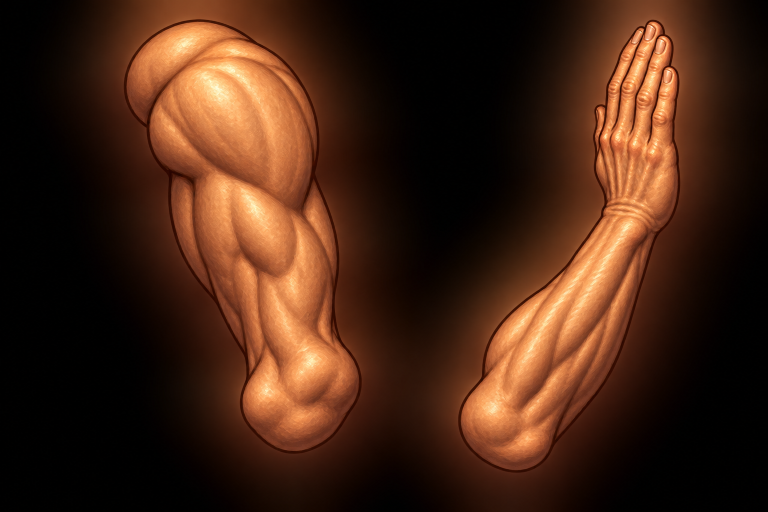
#> input picture waybar/.config/waybar/assets/sisyphus-studies/anatomy-repair-v1/arm-parts.png, 1536 x 1024 px (shown at 1/2 size)
$ python -i build-sisyphus-motion-v3.py   (imports and definitions only)   (older library calls are emulated)
#> lines starting #> are read from the running program, lines starting #| are printed output that depends on the picture
#!/usr/bin/env python3
"""Review-only motion v3: constrained ankles, flexing wrists and flowing hair."""
from pathlib import Path
import math,json,sys,cairo
from PIL import Image
BASE=Path(__file__).resolve().parent.parent/'assets/sisyphus-studies'
OUT=BASE/'anatomy-repair-v1';N=96;SLOPE=20/68;GROUND=345
load=lambda p:cairo.ImageSurface.create_from_png(str(p))
# [3 lines not run here, left out]
# [1 line that did not run here, left out]
left=[];right=[]
# [5 lines not run here, left out]
def smooth(t):
 t=max(0,min(1,t));return t*t*(3-2*t)
def rotate(p,a):
 x,y=p;return (x*math.cos(a)-y*math.sin(a),x*math.sin(a)+y*math.cos(a))
def add(a,b):return (a[0]+b[0],a[1]+b[1])
def sub(a,b):return (a[0]-b[0],a[1]-b[1])
# [34 lines left out: functions rigid, draw_mesh, draw_bone, joint, not called in this run]
CALVES={
 'near':((1150,60,1420,490),(1265,126),(1238,380),474),
 'far':((620,510,900,970),(724,569),(700,850),955),
}
# [1 line not run here, left out]
# [1 line that did not run here, left out]
THIGHS={
 'near':((765,65,975,464),(840,123),(905,409)),
 'far':((180,520,405,945),(258,585),(330,877)),
}
# [45 lines left out: functions footpath, draw_leg, surface_x, draw_arm, not called in this run]
def render(i,w=628):
 phase=(i*2/N)%1;turn=i*math.tau/N
 torso_angle=-.4+.025*math.sin(phase*math.tau*2)
 # Preserve the approved stance and head placement using a clean arm-/leg-free torso.
 body_scale=.15;hip=(267+2*math.sin(phase*math.tau*2),155-18*math.sin(phase*math.tau)**2)
 body=rigid((610,770),hip,torso_angle,body_scale)
 near_shoulder=body((910,430));far_shoulder=body((880,415))
 rotated=[rotate(p,turn) for p in polygon];cy=GROUND-SLOPE*450-max(y+SLOPE*x for x,y in rotated)
 contour=[(450+x,cy+y) for x,y in rotated]
 near_y=80+16*math.sin(i*math.tau/24);far_y=64+10*math.sin(i*math.tau/24+math.pi/2)
 contacts={'near':(surface_x(contour,near_y)+1,near_y),'far':(surface_x(contour,far_y)+1,far_y)}
 surface=cairo.ImageSurface(cairo.FORMAT_ARGB32,w,w//2);c=cairo.Context(surface);c.scale(w/628,w/628)
 c.save();c.transform(cairo.Matrix(1,.18-SLOPE,0,1,0,GROUND-310));c.move_to(0,310);c.line_to(628,197);c.line_to(628,314);c.line_to(0,314);c.close_path();c.clip();c.set_source_surface(ground,0,-11);c.paint();c.restore()
 c.save();c.translate(450,cy);c.rotate(turn);c.scale(rs,rs);c.set_source_surface(rock,-mx,-my);c.paint();c.restore()
 for side,offset in [('far',.5),('near',0)]:
  bounds,sk,sa,sole=CALVES[side];scale=56/math.dist(sk,sa);sole_offset=scale*(sole-sa[1])*math.sqrt(1+SLOPE*SLOPE)
  leg_phase=(phase+offset)%1
  h=(hip[0]-(4 if side=='far' else 0),hip[1])
  if leg_phase<.53:
   pitch=-math.atan(SLOPE)+.55*smooth((leg_phase/.53-.55)/.45)
  else:
   pitch=-math.atan(SLOPE)+.55*(1-smooth((leg_phase-.53)/.47))
  sole_points=FOOT_OUTLINES[side]
  support=max((rotate(sub(p,sa),pitch)[1]+SLOPE*rotate(sub(p,sa),pitch)[0])*scale for p in sole_points)
  ankle=footpath(leg_phase,hip[0]-220,support)
  # Let the sandal roll on its toe/heel rather than twisting the ankle sharply.
  for _ in range(6):
   knee=joint(h,ankle,56,56)
   axis=sub(ankle,knee);source_axis=sub(sa,sk)
   shin_angle=math.atan2(axis[1],axis[0])-math.atan2(source_axis[1],source_axis[0])
   pitch=max(shin_angle-.35,min(shin_angle+.35,pitch))
   support=max((rotate(sub(p,sa),pitch)[1]+SLOPE*rotate(sub(p,sa),pitch)[0])*scale for p in sole_points)
   ankle=footpath(leg_phase,hip[0]-220,support)
  c.push_group();draw_leg(c,side,h,ankle,pitch);layer=c.pop_group();c.set_source(layer);c.paint()
  if side=='far':c.set_source_rgba(.12,.10,.09,.18);c.mask(layer)
 c.push_group();draw_arm(c,far_shoulder,contacts['far'],.20+.12*math.sin(i*math.tau/24+math.pi/2));layer=c.pop_group();c.set_source(layer);c.paint();c.set_source_rgba(.12,.10,.09,.12);c.mask(layer)
 # Deform only the loose hair behind the head; face and body stay anchored.
 # [5 lines left out: function flowing_body, not called in this run]
 draw_mesh(c,torso,(0,0,1536,1024),flowing_body,24)
 draw_arm(c,near_shoulder,contacts['near'],.20+.12*math.sin(i*math.tau/24))
 return surface
# [4 lines not run here, left out]

>>> import cv2
>>> picture = cv2.imread('../assets/sisyphus-studies/anatomy-repair-v1/arm-parts.png', cv2.IMREAD_GRAYSCALE)
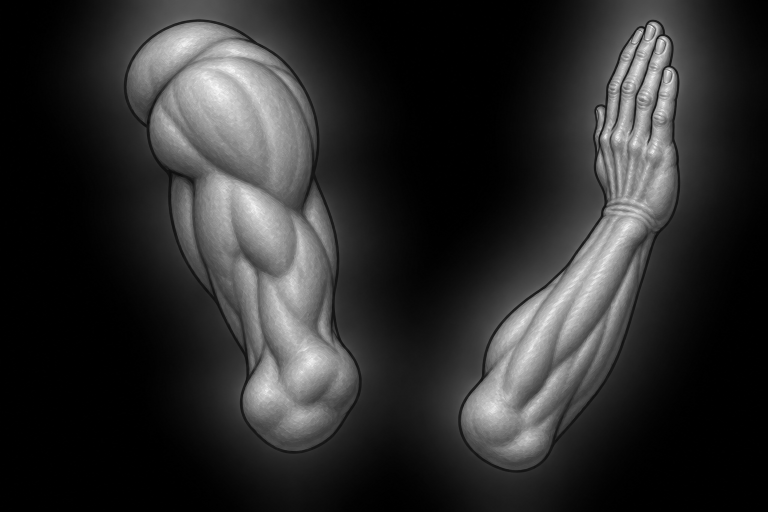
#> picture: shape (1024, 1536) (shown at 1/2 size); min 0, max 250, mean 44.3
>>> result = render(picture)
#> in render, `phase = i * 2 / N % 1`:
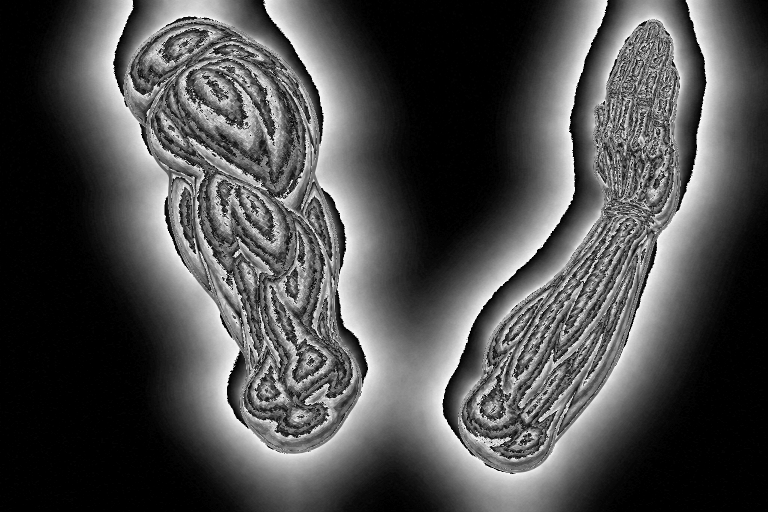
#> phase: shape (1024, 1536) float64 (shown at 1/2 size); min 0, max 0.979, mean 0.303
#> (the run stopped early here; a loop or call above may not have finished)
